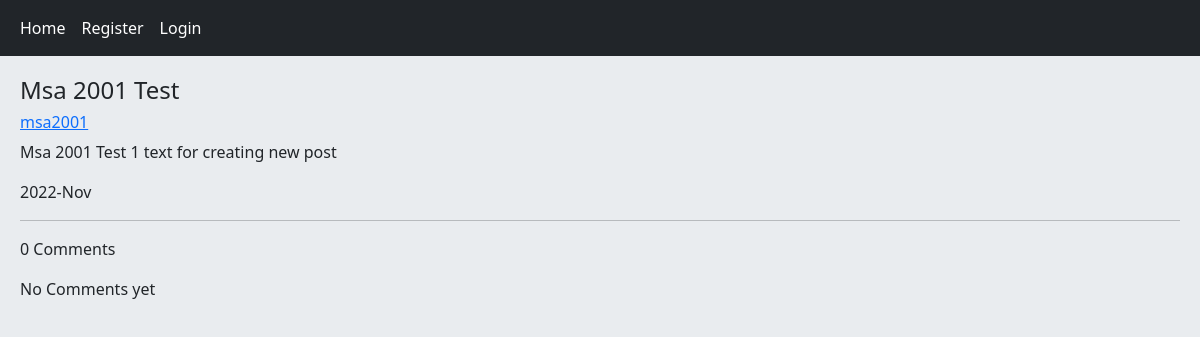
Before: /post/4/msa-2001-test/ with the older database file.
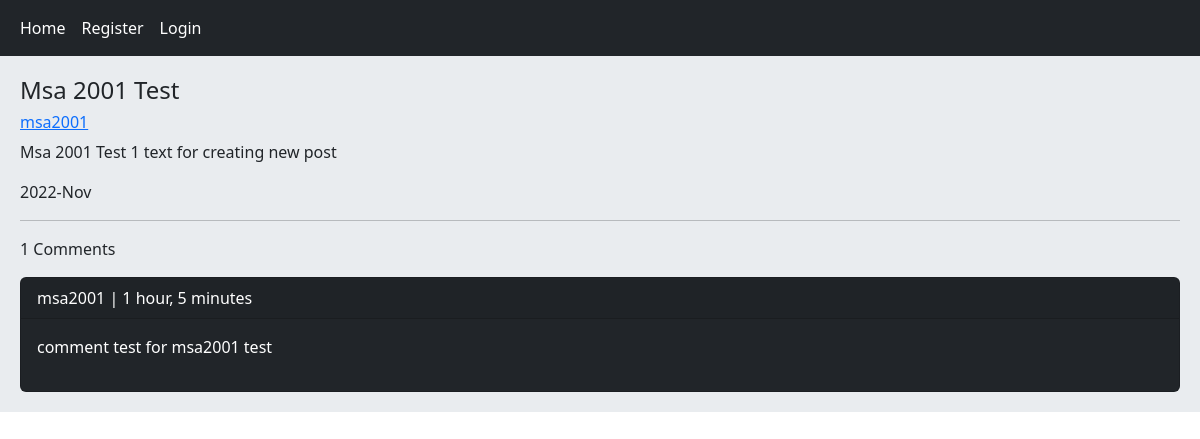
After: the same page with the newer database file.
### home/models.py (models this page shows, shortened)
class Post(models.Model):
    user = models.ForeignKey(User, on_delete=models.CASCADE, related_name='posts')
    title = models.CharField(max_length=50)
    body = models.TextField(max_length=1000)
    slug = models.SlugField()
    created = models.DateTimeField(auto_now_add=True)
    updated = models.DateTimeField(auto_now=True)
    class Meta:
        ordering = ('-updated',)

class Comment(models.Model):
    user = models.ForeignKey(User, on_delete=models.CASCADE, related_name='ucomments')
    post = models.ForeignKey(Post, on_delete=models.CASCADE, related_name='pcomments')
    reply = models.ForeignKey('self', on_delete=models.CASCADE, related_name='rcomments', blank=True, null=True)
    is_reply = models.BooleanField(default=False)
    body = models.TextField(max_length=200)
    created = models.DateTimeField(auto_now_add=True)

### home/views.py (the view)
# urls.py: path('post/<int:post_id>/<slug:post_slug>/', views.PostDetailView.as_view(), name='post_detail'),
class PostDetailView(View):
    def get(self, request, post_id, post_slug):
        post = get_object_or_404(Post, id=post_id, slug=post_slug)
        comments = post.pcomments.filter(is_reply=False)
        return render(request, 'home/detail.html', {'post': post, 'comments': comments})

### home/templates/home/detail.html (shortened to what this page needs)
{% extends 'base.html' %}
{% load static %}
{% block content %}
    <h4>{{ post.title }}</h4>
    <a href="{% url 'account:profile' post.user.id %}"><h6>{{ post.user.username }}</h6></a>
    <p>{{ post.body }}</p>
    <p>{{ post.updated|date:'Y-M' }}</p>
    <hr>
    <p>{{ comments.count }} Comments</p>
    {% for comment in comments %}
        <div class="card bg-dark text-white"><p class="card-header">{{ comment.user }} |  {{ comment.created|timesince }} </p>
        <P class="card-body">{{ comment.body }}</P> </div>
    {% empty %}
        <p> No Comments yet </p>
    {% endfor %}
{% endblock %}

### templates/base.html (shortened to what this page needs)
<!DOCTYPE html>
<html lang="en">
<head>
    <link href="https://cdn.jsdelivr.net/npm/bootstrap@5.2.2/dist/css/bootstrap.min.css" rel="stylesheet"
>
</head>
<body>
{% include 'includes/navbar.html' %}
<div class="jumbotron">
    {% block content %}
    {% endblock %}
</div>
</body>
</html>

### templates/includes/navbar.html
<nav class="navbar navbar-expand-lg navbar-dark bg-dark">
    <div class="container-fluid">
        <div class="navbar-nav">
            <a class="nav-link active" href="{% url 'home:home' %}">Home</a>
            {% if request.user.is_authenticated %}
                <a class="nav-link active" href="{% url 'account:profile' request.user.id  %}">{{ request.user.username }}</a>
                <a class="nav-link active" href="{% url 'account:logout' %}">Logout</a>
            {% else %}
                <a class="nav-link active" href="{% url 'account:register' %}">Register</a>
                <a class="nav-link active" href="{% url 'account:login' %}">Login</a>
            {% endif %}
        </div>
    </div>
</nav>

### templates/base.html (style rules this page uses)
.jumbotron { padding: 20px; margin-bottom: 20px; background-color: #e9ecef; }

Changed rows visible on the page:
added Comment: user "msa2001", created "1 hour, 5 minutes", body "comment test for msa2001 test"
Other visible differences:
{{ comments.count }}: "0" → "1"
text no longer shown: "No Comments yet"
